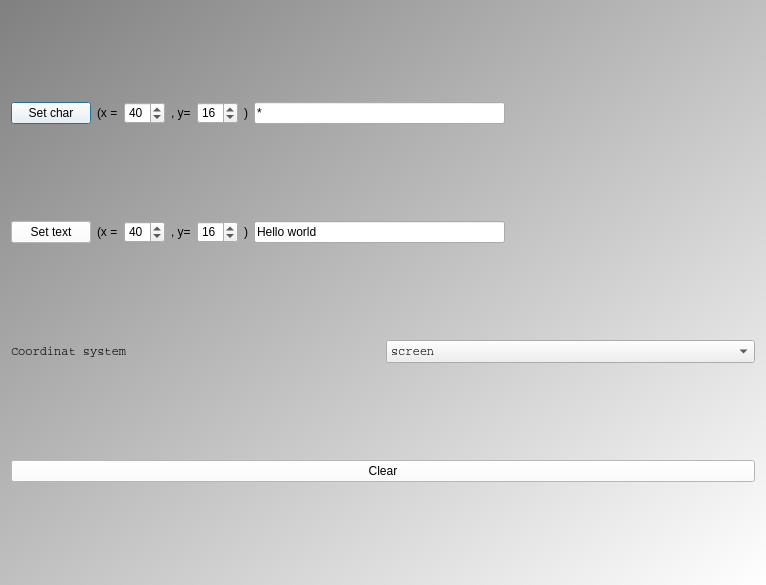
<?xml version="1.0" encoding="UTF-8"?>
<ui version="4.0">
 <class>QtTestTextCanvasMainDialog</class>
 <widget class="QDialog" name="QtTestTextCanvasMainDialog">
  <property name="geometry">
   <rect>
    <x>0</x>
    <y>0</y>
    <width>766</width>
    <height>585</height>
   </rect>
  </property>
  <property name="styleSheet">
   <string notr="true">QDialog { 
background-color: qlineargradient(x1: 0, y1: 0, x2: 1, y2: 1, stop: 0  #808080, stop: 1 #ffffff);
}
QPushButton { background-color: rgb(255, 255, 255);  }
QPushButton { color: rgb(0,0,0); }</string>
  </property>
  <layout class="QVBoxLayout" name="verticalLayout">
   <item>
    <layout class="QHBoxLayout" name="layout_dot">
     <item>
      <widget class="QPushButton" name="button_char">
       <property name="text">
        <string>Set char</string>
       </property>
      </widget>
     </item>
     <item>
      <widget class="QLabel" name="label_char_x">
       <property name="text">
        <string>(x =</string>
       </property>
      </widget>
     </item>
     <item>
      <widget class="QSpinBox" name="box_char_x">
       <property name="value">
        <number>40</number>
       </property>
      </widget>
     </item>
     <item>
      <widget class="QLabel" name="label_char_y">
       <property name="text">
        <string>, y=</string>
       </property>
      </widget>
     </item>
     <item>
      <widget class="QSpinBox" name="box_char_y">
       <property name="value">
        <number>16</number>
       </property>
      </widget>
     </item>
     <item>
      <widget class="QLabel" name="label_char_close">
       <property name="text">
        <string>)</string>
       </property>
      </widget>
     </item>
     <item>
      <widget class="QLineEdit" name="edit_char">
       <property name="text">
        <string>*</string>
       </property>
      </widget>
     </item>
     <item>
      <spacer name="char_spacer">
       <property name="orientation">
        <enum>Qt::Horizontal</enum>
       </property>
       <property name="sizeHint" stdset="0">
        <size>
         <width>40</width>
         <height>20</height>
        </size>
       </property>
      </spacer>
     </item>
    </layout>
   </item>
   <item>
    <layout class="QHBoxLayout" name="layout_circle">
     <item>
      <widget class="QPushButton" name="button_text">
       <property name="text">
        <string>Set text</string>
       </property>
      </widget>
     </item>
     <item>
      <widget class="QLabel" name="label_text_x">
       <property name="text">
        <string>(x =</string>
       </property>
      </widget>
     </item>
     <item>
      <widget class="QSpinBox" name="box_text_x">
       <property name="value">
        <number>40</number>
       </property>
      </widget>
     </item>
     <item>
      <widget class="QLabel" name="label_text_y">
       <property name="text">
        <string>, y=</string>
       </property>
      </widget>
     </item>
     <item>
      <widget class="QSpinBox" name="box_text_y">
       <property name="value">
        <number>16</number>
       </property>
      </widget>
     </item>
     <item>
      <widget class="QLabel" name="label_text_close">
       <property name="text">
        <string>)</string>
       </property>
      </widget>
     </item>
     <item>
      <widget class="QLineEdit" name="edit_text">
       <property name="text">
        <string>Hello world</string>
       </property>
      </widget>
     </item>
     <item>
      <spacer name="text_spacer">
       <property name="orientation">
        <enum>Qt::Horizontal</enum>
       </property>
       <property name="sizeHint" stdset="0">
        <size>
         <width>40</width>
         <height>20</height>
        </size>
       </property>
      </spacer>
     </item>
    </layout>
   </item>
   <item>
    <layout class="QHBoxLayout" name="horizontalLayout_2">
     <item>
      <widget class="QLabel" name="label_coordinat_system">
       <property name="font">
        <font>
         <family>Courier</family>
        </font>
       </property>
       <property name="text">
        <string>Coordinat system</string>
       </property>
      </widget>
     </item>
     <item>
      <widget class="QComboBox" name="box_coordinat_system">
       <property name="font">
        <font>
         <family>Courier</family>
        </font>
       </property>
       <item>
        <property name="text">
         <string>screen</string>
        </property>
       </item>
       <item>
        <property name="text">
         <string>graph</string>
        </property>
       </item>
      </widget>
     </item>
    </layout>
   </item>
   <item>
    <widget class="QPushButton" name="button_clear">
     <property name="text">
      <string>Clear</string>
     </property>
    </widget>
   </item>
  </layout>
 </widget>
 <resources/>
 <connections/>
</ui>
